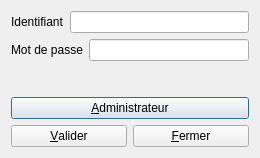
<?xml version="1.0" encoding="UTF-8"?>
<ui version="4.0">
 <class>connexion</class>
 <widget class="QDialog" name="connexion">
  <property name="geometry">
   <rect>
    <x>0</x>
    <y>0</y>
    <width>260</width>
    <height>158</height>
   </rect>
  </property>
  <property name="windowTitle">
   <string>connexion</string>
  </property>
  <layout class="QVBoxLayout" name="verticalLayout">
   <item>
    <layout class="QHBoxLayout" name="horizontalLayout">
     <item>
      <widget class="QLabel" name="label">
       <property name="text">
        <string>Identifiant</string>
       </property>
      </widget>
     </item>
     <item>
      <widget class="QLineEdit" name="lineEdit_identifiant"/>
     </item>
    </layout>
   </item>
   <item>
    <layout class="QHBoxLayout" name="horizontalLayout_2">
     <item>
      <widget class="QLabel" name="label_2">
       <property name="text">
        <string>Mot de passe</string>
       </property>
      </widget>
     </item>
     <item>
      <widget class="QLineEdit" name="lineEdit_mdp">
       <property name="echoMode">
        <enum>QLineEdit::Password</enum>
       </property>
      </widget>
     </item>
    </layout>
   </item>
   <item>
    <layout class="QHBoxLayout" name="horizontalLayout_4">
     <item>
      <spacer name="horizontalSpacer">
       <property name="orientation">
        <enum>Qt::Horizontal</enum>
       </property>
       <property name="sizeHint" stdset="0">
        <size>
         <width>40</width>
         <height>20</height>
        </size>
       </property>
      </spacer>
     </item>
     <item>
      <widget class="QLabel" name="label_statut">
       <property name="text">
        <string/>
       </property>
      </widget>
     </item>
     <item>
      <spacer name="horizontalSpacer_2">
       <property name="orientation">
        <enum>Qt::Horizontal</enum>
       </property>
       <property name="sizeHint" stdset="0">
        <size>
         <width>40</width>
         <height>20</height>
        </size>
       </property>
      </spacer>
     </item>
    </layout>
   </item>
   <item>
    <widget class="QPushButton" name="pushButton">
     <property name="text">
      <string>&amp;Administrateur</string>
     </property>
    </widget>
   </item>
   <item>
    <layout class="QHBoxLayout" name="horizontalLayout_3">
     <item>
      <widget class="QPushButton" name="pushButtonValider">
       <property name="text">
        <string>&amp;Valider</string>
       </property>
      </widget>
     </item>
     <item>
      <widget class="QPushButton" name="pushButtonFermer">
       <property name="text">
        <string>&amp;Fermer</string>
       </property>
      </widget>
     </item>
    </layout>
   </item>
  </layout>
 </widget>
 <resources/>
 <connections/>
</ui>
